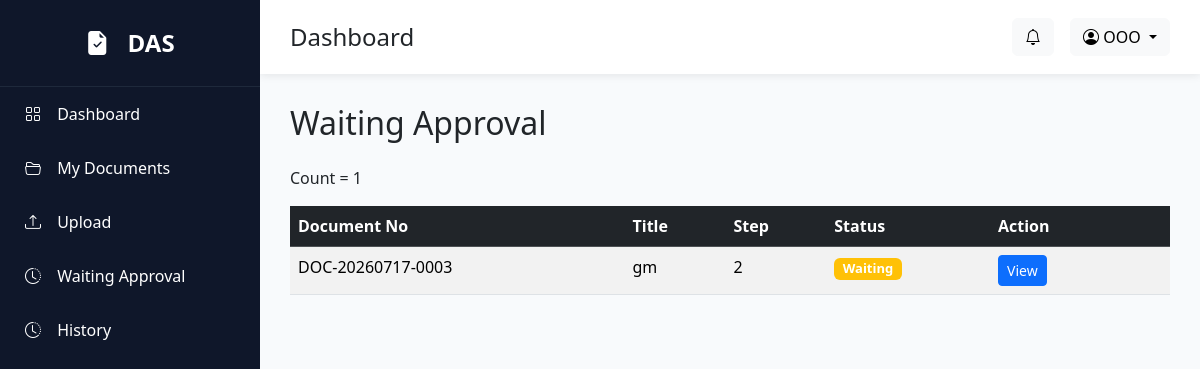
Page /documents/waiting (signed in) on the committed database.
### models/user.py (models this page shows)
class User(UserMixin, db.Model):
    __tablename__ = "users"
    id = db.Column(db.Integer, primary_key=True)
    employee_id = db.Column(db.String(20), unique=True, nullable=False)
    fullname = db.Column(db.String(200), nullable=False)
    username = db.Column(db.String(100), unique=True)
    password = db.Column(db.String(255), nullable=False)
    email = db.Column(db.String(150))
    department = db.Column(db.String(100))
    position = db.Column(db.String(100))
    role = db.Column(db.String(50), default="Employee")
    status = db.Column(db.String(20), default="Active")
    created_at = db.Column(db.DateTime, default=datetime.utcnow)
    approval_steps = db.relationship(
        "ApprovalStep",
        backref="approver",
        lazy=True
    )

### models/approval_step.py (models this page shows)
class ApprovalStep(db.Model):
    __tablename__ = "approval_steps"
    id = db.Column(db.Integer, primary_key=True)
    document_id = db.Column(
        db.Integer,
        db.ForeignKey("documents.id"),
        nullable=False
    )
    approver_id = db.Column(
        db.Integer,
        db.ForeignKey("users.id"),
        nullable=False
    )
    sequence = db.Column(
        db.Integer,
        nullable=False
    )
    status = db.Column(
        db.String(20),
        default="Pending"
    )
    approved_at = db.Column(
        db.DateTime
    )
    comment = db.Column(
        db.Text
    )
    created_at = db.Column(
        db.DateTime,
        default=datetime.utcnow
    )

### models/document.py (models this page shows)
class Document(db.Model):
    __tablename__ = "documents"
    id = db.Column(db.Integer, primary_key=True)
    document_no = db.Column(db.String(30), unique=True, nullable=False)
    title = db.Column(db.String(255), nullable=False)
    document_type = db.Column(db.String(100), nullable=False)
    description = db.Column(db.Text)
    file_name = db.Column(db.String(255))
    status = db.Column(db.String(50), default="Waiting Manager")
    created_by = db.Column(db.String(20))
    current_approver = db.Column(db.String(20))
    created_at = db.Column(
        db.DateTime,
        default=lambda: datetime.utcnow() + timedelta(hours=7)
    )
    approval_steps = db.relationship(
        "ApprovalStep",
        backref="document",
        lazy=True,
        cascade="all, delete-orphan",
        order_by="ApprovalStep.sequence"
    )

### routes/document.py (the view)
@document_bp.route("/documents/waiting")
@login_required
def waiting_documents():
    waiting_steps = (
        ApprovalStep.query
        .filter_by(
            approver_id=current_user.id,
            status="Waiting"
        )
        .all()
    )
    print("================================")
    print("Current User ID :", current_user.id)
    print("Waiting Count :", len(waiting_steps))
    for step in waiting_steps:
        print(step.document_id, step.approver_id, step.status)
    print("================================")
    return render_template(
        "documents/waiting.html",
        waiting_steps=waiting_steps
    )

### app.py (called while the page is built)
@login_manager.user_loader
def load_user(user_id):
    return User.query.get(int(user_id))

### templates/documents/waiting.html
{% extends "layout/base.html" %}
{% block content %}
<h2 class="mb-4">Waiting Approval</h2>
<p>Count = {{ waiting_steps|length }}</p>
<table class="table table-striped">
    <thead class="table-dark">
        <tr>
            <th>Document No</th>
            <th>Title</th>
            <th>Step</th>
            <th>Status</th>
            <th width="180">Action</th>
        </tr>
    </thead>
    <tbody>
        {% for step in waiting_steps %}
        <tr>
            <td>{{ step.document.document_no }}</td>
            <td>{{ step.document.title }}</td>
            <td>{{ step.sequence }}</td>
            <td>
                <span class="badge bg-warning">
                    {{ step.status }}
                </span>
            </td>
            <td>
                <a href="/documents/{{ step.document.id }}" class="btn btn-primary btn-sm">
                    View
                </a>
            </td>
        </tr>
        {% else %}
        <tr>
            <td colspan="5" class="text-center">
                No documents waiting for approval.
            </td>
        </tr>
        {% endfor %}
    </tbody>
</table>
{% endblock %}

### templates/layout/base.html (shortened to what this page needs)
<!DOCTYPE html>
<html lang="en">
<head>
    <link href="https://cdn.jsdelivr.net/npm/bootstrap@5.3.7/dist/css/bootstrap.min.css" rel="stylesheet">
    <link href="https://cdn.jsdelivr.net/npm/bootstrap-icons@1.11.3/font/bootstrap-icons.min.css" rel="stylesheet">
    <link rel="stylesheet" href="{{ url_for('static', filename='css/style.css') }}">
</head>
<body>
    <div class="wrapper">
        <div class="sidebar d-none d-lg-block">
            <div class="logo">
                <i class="bi bi-file-earmark-check-fill"></i>
                DAS
            </div>
            <a href="/dashboard">
                <i class="bi bi-grid"></i>
                Dashboard
            </a>
            <a href="/documents">
                <i class="bi bi-folder2-open"></i>
                My Documents
            </a>
            <a href="/documents/create">
                <i class="bi bi-upload"></i>
                Upload
            </a>
            <a href="/documents/waiting">
                <i class="bi bi-clock-history"></i>
                Waiting Approval
            </a>
            <a href="/history">
                <i class="bi bi-clock-history"></i>
                History
            </a>
        </div>
        <div class="main">
            <div class="topbar">
                <div class="d-flex align-items-center">
                    <h4 class="mb-0">
                        {% block page_title %}
                        Dashboard
                        {% endblock %}
                    </h4>
                </div>
                <div class="d-flex align-items-center gap-3">
                    <button class="btn btn-light position-relative">
                        <i class="bi bi-bell"></i>
                    </button>
                    <div class="dropdown">
                        <button class="btn btn-light dropdown-toggle" data-bs-toggle="dropdown">
                            <i class="bi bi-person-circle"></i>
                            {{ current_user.employee_id }}
                        </button>
                    </div>
                </div>
            </div>
            <div class="content">
                {% block content %}
                {% endblock %}
            </div>
        </div>
    </div>
</body>
</html>

### static/css/style.css (style rules this page uses)
* { margin:0; padding:0; box-sizing:border-box; font-family:'Segoe UI',sans-serif; }
body { background:#F8FAFC; }
.wrapper { display:flex; }
.sidebar { width:260px; height:100vh; background:#0F172A; color:white; position:fixed; }
.logo { padding:25px; font-size:24px; font-weight:bold; text-align:center; border-bottom:1px solid #1E293B; }
.sidebar a { color:white; text-decoration:none; display:block; padding:15px 25px; transition:.3s; }
.sidebar i { margin-right:12px; }
.main { margin-left:260px; width:100%; }
.topbar { background:white; padding:18px 30px; display:flex; justify-content:space-between; align-items:center; box-shadow:0 2px 8px rgba(0,0,0,.08); }
.content { padding:30px; }
.badge { font-size: 13px; }

### rows in the picture
User: employee_id "OOO"
ApprovalStep: document.document_no "DOC-20260717-0003", document "gm", sequence "2", status "Waiting"

### other values in the picture
{{ waiting_steps|length }} "1"
